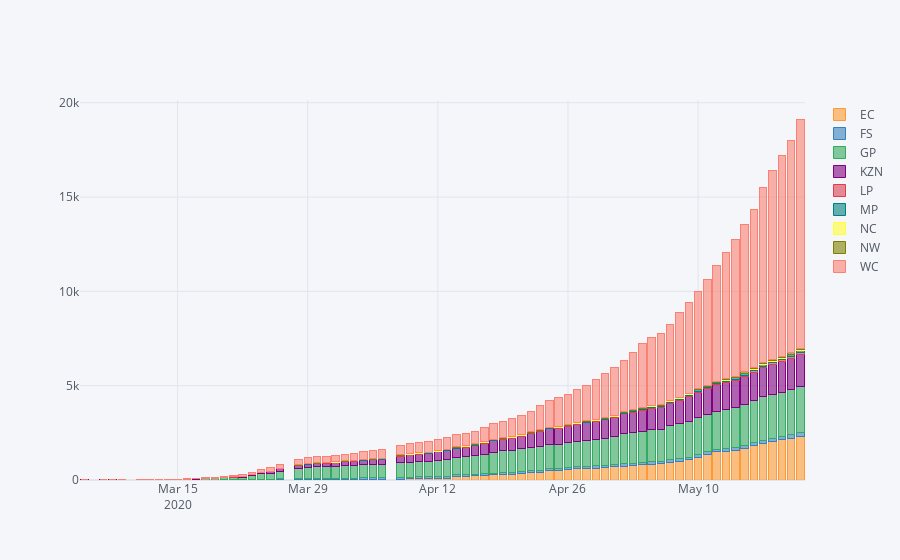

Notebook code cell kept with this figure:
### Code cell
state_plot.iplot(kind='bar', barmode='stack', theme='pearl')
